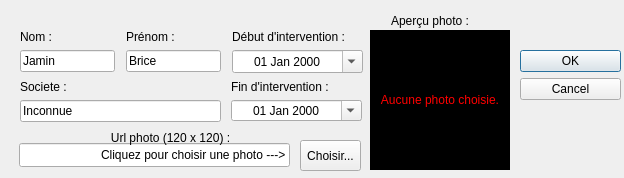
<?xml version="1.0" encoding="UTF-8"?>
<ui version="4.0">
 <class>PersonDialog</class>
 <widget class="QDialog" name="PersonDialog">
  <property name="geometry">
   <rect>
    <x>0</x>
    <y>0</y>
    <width>624</width>
    <height>178</height>
   </rect>
  </property>
  <property name="windowTitle">
   <string>Saisir les informations d'une personne</string>
  </property>
  <widget class="QDialogButtonBox" name="buttonBox">
   <property name="geometry">
    <rect>
     <x>520</x>
     <y>50</y>
     <width>101</width>
     <height>81</height>
    </rect>
   </property>
   <property name="orientation">
    <enum>Qt::Vertical</enum>
   </property>
   <property name="standardButtons">
    <set>QDialogButtonBox::Cancel|QDialogButtonBox::Ok</set>
   </property>
   <property name="centerButtons">
    <bool>false</bool>
   </property>
  </widget>
  <widget class="QWidget" name="layoutWidget">
   <property name="geometry">
    <rect>
     <x>126</x>
     <y>30</y>
     <width>95</width>
     <height>44</height>
    </rect>
   </property>
   <layout class="QFormLayout" name="firstnameFormLayout">
    <item row="0" column="0" colspan="2">
     <widget class="QLabel" name="firstnameLabel">
      <property name="text">
       <string>Prénom :</string>
      </property>
     </widget>
    </item>
    <item row="1" column="0" colspan="2">
     <widget class="QLineEdit" name="firstnameLineEdit">
      <property name="text">
       <string>Brice</string>
      </property>
     </widget>
    </item>
   </layout>
  </widget>
  <widget class="QLabel" name="photoLabel">
   <property name="geometry">
    <rect>
     <x>370</x>
     <y>30</y>
     <width>140</width>
     <height>140</height>
    </rect>
   </property>
   <property name="sizePolicy">
    <sizepolicy hsizetype="Preferred" vsizetype="Preferred">
     <horstretch>0</horstretch>
     <verstretch>0</verstretch>
    </sizepolicy>
   </property>
   <property name="font">
    <font>
     <pointsize>9</pointsize>
    </font>
   </property>
   <property name="styleSheet">
    <string notr="true">QLabel { background-color : black; color : red; }
</string>
   </property>
   <property name="text">
    <string>Aucune photo choisie.</string>
   </property>
   <property name="scaledContents">
    <bool>true</bool>
   </property>
   <property name="alignment">
    <set>Qt::AlignCenter</set>
   </property>
  </widget>
  <widget class="QLineEdit" name="photoPathLineEdit">
   <property name="enabled">
    <bool>true</bool>
   </property>
   <property name="geometry">
    <rect>
     <x>19</x>
     <y>143</y>
     <width>271</width>
     <height>24</height>
    </rect>
   </property>
   <property name="text">
    <string>Cliquez pour choisir une photo ---&gt;</string>
   </property>
   <property name="alignment">
    <set>Qt::AlignRight|Qt::AlignTrailing|Qt::AlignVCenter</set>
   </property>
  </widget>
  <widget class="QWidget" name="layoutWidget_2">
   <property name="geometry">
    <rect>
     <x>231</x>
     <y>80</y>
     <width>131</width>
     <height>41</height>
    </rect>
   </property>
   <layout class="QFormLayout" name="endFormLayout">
    <property name="fieldGrowthPolicy">
     <enum>QFormLayout::ExpandingFieldsGrow</enum>
    </property>
    <item row="0" column="0" colspan="2">
     <widget class="QLabel" name="endLabel">
      <property name="text">
       <string>Fin d'intervention :</string>
      </property>
     </widget>
    </item>
    <item row="1" column="0" colspan="2">
     <widget class="QDateEdit" name="endDateEdit">
      <property name="alignment">
       <set>Qt::AlignCenter</set>
      </property>
      <property name="displayFormat">
       <string>dd MMM yyyy</string>
      </property>
      <property name="calendarPopup">
       <bool>true</bool>
      </property>
     </widget>
    </item>
   </layout>
  </widget>
  <widget class="QLabel" name="photoPathLabel">
   <property name="geometry">
    <rect>
     <x>10</x>
     <y>130</y>
     <width>321</width>
     <height>16</height>
    </rect>
   </property>
   <property name="text">
    <string>Url photo (120 x 120) :</string>
   </property>
   <property name="alignment">
    <set>Qt::AlignCenter</set>
   </property>
  </widget>
  <widget class="QLabel" name="previewLabel">
   <property name="geometry">
    <rect>
     <x>370</x>
     <y>10</y>
     <width>120</width>
     <height>21</height>
    </rect>
   </property>
   <property name="text">
    <string>Aperçu photo :</string>
   </property>
   <property name="alignment">
    <set>Qt::AlignCenter</set>
   </property>
  </widget>
  <widget class="QPushButton" name="photoPathPushButton">
   <property name="geometry">
    <rect>
     <x>300</x>
     <y>140</y>
     <width>61</width>
     <height>31</height>
    </rect>
   </property>
   <property name="text">
    <string>Choisir...</string>
   </property>
  </widget>
  <widget class="QWidget" name="layoutWidget_3">
   <property name="geometry">
    <rect>
     <x>20</x>
     <y>80</y>
     <width>201</width>
     <height>44</height>
    </rect>
   </property>
   <layout class="QFormLayout" name="companyFormLayout">
    <item row="1" column="0" colspan="2">
     <widget class="QLineEdit" name="companyLineEdit">
      <property name="text">
       <string>Inconnue</string>
      </property>
     </widget>
    </item>
    <item row="0" column="0" colspan="2">
     <widget class="QLabel" name="companyLabel">
      <property name="text">
       <string>Societe :</string>
      </property>
     </widget>
    </item>
   </layout>
  </widget>
  <widget class="QWidget" name="layoutWidget_4">
   <property name="geometry">
    <rect>
     <x>20</x>
     <y>30</y>
     <width>95</width>
     <height>44</height>
    </rect>
   </property>
   <layout class="QFormLayout" name="nameFormLayout">
    <item row="0" column="0" colspan="2">
     <widget class="QLabel" name="nameLabel">
      <property name="text">
       <string>Nom :</string>
      </property>
     </widget>
    </item>
    <item row="1" column="0" colspan="2">
     <widget class="QLineEdit" name="nameLineEdit">
      <property name="text">
       <string>Jamin</string>
      </property>
     </widget>
    </item>
   </layout>
  </widget>
  <widget class="QWidget" name="layoutWidget_5">
   <property name="geometry">
    <rect>
     <x>232</x>
     <y>30</y>
     <width>131</width>
     <height>44</height>
    </rect>
   </property>
   <layout class="QFormLayout" name="startFormLayout">
    <item row="0" column="0" colspan="2">
     <widget class="QLabel" name="debutLabel">
      <property name="text">
       <string>Début d'intervention :</string>
      </property>
     </widget>
    </item>
    <item row="1" column="0" colspan="2">
     <widget class="QDateEdit" name="startDateEdit">
      <property name="alignment">
       <set>Qt::AlignCenter</set>
      </property>
      <property name="displayFormat">
       <string>dd MMM yyyy</string>
      </property>
      <property name="calendarPopup">
       <bool>true</bool>
      </property>
     </widget>
    </item>
   </layout>
  </widget>
 </widget>
 <resources/>
 <connections>
  <connection>
   <sender>buttonBox</sender>
   <signal>accepted()</signal>
   <receiver>PersonDialog</receiver>
   <slot>accept()</slot>
   <hints>
    <hint type="sourcelabel">
     <x>248</x>
     <y>254</y>
    </hint>
    <hint type="destinationlabel">
     <x>157</x>
     <y>274</y>
    </hint>
   </hints>
  </connection>
  <connection>
   <sender>buttonBox</sender>
   <signal>rejected()</signal>
   <receiver>PersonDialog</receiver>
   <slot>reject()</slot>
   <hints>
    <hint type="sourcelabel">
     <x>316</x>
     <y>260</y>
    </hint>
    <hint type="destinationlabel">
     <x>286</x>
     <y>274</y>
    </hint>
   </hints>
  </connection>
 </connections>
</ui>
